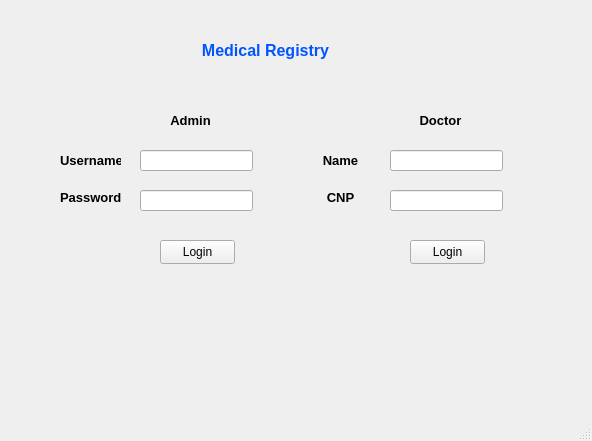
<?xml version="1.0" encoding="UTF-8"?>
<ui version="4.0">
 <class>MainWindow</class>
 <widget class="QMainWindow" name="MainWindow">
  <property name="geometry">
   <rect>
    <x>0</x>
    <y>0</y>
    <width>592</width>
    <height>441</height>
   </rect>
  </property>
  <property name="windowTitle">
   <string>MainWindow</string>
  </property>
  <widget class="QWidget" name="centralwidget">
   <widget class="QLabel" name="username_label">
    <property name="geometry">
     <rect>
      <x>60</x>
      <y>150</y>
      <width>61</width>
      <height>21</height>
     </rect>
    </property>
    <property name="text">
     <string>&lt;html&gt;&lt;head/&gt;&lt;body&gt;&lt;p align=&quot;center&quot;&gt;&lt;span style=&quot; font-size:10pt; font-weight:700;&quot;&gt;Username&lt;/span&gt;&lt;/p&gt;&lt;/body&gt;&lt;/html&gt;</string>
    </property>
   </widget>
   <widget class="QLabel" name="password_label">
    <property name="geometry">
     <rect>
      <x>60</x>
      <y>190</y>
      <width>61</width>
      <height>16</height>
     </rect>
    </property>
    <property name="text">
     <string>&lt;html&gt;&lt;head/&gt;&lt;body&gt;&lt;p align=&quot;center&quot;&gt;&lt;span style=&quot; font-size:10pt; font-weight:700;&quot;&gt;Password&lt;/span&gt;&lt;/p&gt;&lt;/body&gt;&lt;/html&gt;</string>
    </property>
   </widget>
   <widget class="QPushButton" name="admin_pushButton">
    <property name="geometry">
     <rect>
      <x>160</x>
      <y>240</y>
      <width>75</width>
      <height>24</height>
     </rect>
    </property>
    <property name="text">
     <string>Login</string>
    </property>
   </widget>
   <widget class="QLineEdit" name="username_lineEdit">
    <property name="geometry">
     <rect>
      <x>140</x>
      <y>150</y>
      <width>113</width>
      <height>21</height>
     </rect>
    </property>
   </widget>
   <widget class="QLineEdit" name="password_lineEdit_2">
    <property name="geometry">
     <rect>
      <x>140</x>
      <y>190</y>
      <width>113</width>
      <height>21</height>
     </rect>
    </property>
   </widget>
   <widget class="QLabel" name="logo_label">
    <property name="geometry">
     <rect>
      <x>380</x>
      <y>10</y>
      <width>151</width>
      <height>101</height>
     </rect>
    </property>
    <property name="text">
     <string/>
    </property>
    <property name="pixmap">
     <pixmap>logo.png</pixmap>
    </property>
    <property name="scaledContents">
     <bool>true</bool>
    </property>
   </widget>
   <widget class="QLabel" name="app_title_label">
    <property name="geometry">
     <rect>
      <x>200</x>
      <y>30</y>
      <width>131</width>
      <height>41</height>
     </rect>
    </property>
    <property name="text">
     <string>&lt;html&gt;&lt;head/&gt;&lt;body&gt;&lt;p align=&quot;center&quot;&gt;&lt;span style=&quot; font-size:12pt; font-weight:700; color:#0055ff;&quot;&gt;Medical Registry&lt;/span&gt;&lt;/p&gt;&lt;/body&gt;&lt;/html&gt;</string>
    </property>
   </widget>
   <widget class="QLabel" name="admin_label_2">
    <property name="geometry">
     <rect>
      <x>160</x>
      <y>110</y>
      <width>61</width>
      <height>21</height>
     </rect>
    </property>
    <property name="text">
     <string>&lt;html&gt;&lt;head/&gt;&lt;body&gt;&lt;p align=&quot;center&quot;&gt;&lt;span style=&quot; font-size:10pt; font-weight:700;&quot;&gt;Admin&lt;/span&gt;&lt;/p&gt;&lt;/body&gt;&lt;/html&gt;</string>
    </property>
   </widget>
   <widget class="QLabel" name="doctor_cnp_label">
    <property name="geometry">
     <rect>
      <x>310</x>
      <y>190</y>
      <width>61</width>
      <height>16</height>
     </rect>
    </property>
    <property name="text">
     <string>&lt;html&gt;&lt;head/&gt;&lt;body&gt;&lt;p align=&quot;center&quot;&gt;&lt;span style=&quot; font-size:10pt; font-weight:700;&quot;&gt;CNP&lt;/span&gt;&lt;/p&gt;&lt;/body&gt;&lt;/html&gt;</string>
    </property>
   </widget>
   <widget class="QLineEdit" name="CNP_lineEdit">
    <property name="geometry">
     <rect>
      <x>390</x>
      <y>190</y>
      <width>113</width>
      <height>21</height>
     </rect>
    </property>
   </widget>
   <widget class="QLineEdit" name="doctor_name_lineEdit">
    <property name="geometry">
     <rect>
      <x>390</x>
      <y>150</y>
      <width>113</width>
      <height>21</height>
     </rect>
    </property>
   </widget>
   <widget class="QLabel" name="doctor_name_label">
    <property name="geometry">
     <rect>
      <x>310</x>
      <y>150</y>
      <width>61</width>
      <height>21</height>
     </rect>
    </property>
    <property name="text">
     <string>&lt;html&gt;&lt;head/&gt;&lt;body&gt;&lt;p align=&quot;center&quot;&gt;&lt;span style=&quot; font-size:10pt; font-weight:700;&quot;&gt;Name&lt;/span&gt;&lt;/p&gt;&lt;/body&gt;&lt;/html&gt;</string>
    </property>
   </widget>
   <widget class="QLabel" name="doctor_label">
    <property name="geometry">
     <rect>
      <x>410</x>
      <y>110</y>
      <width>61</width>
      <height>21</height>
     </rect>
    </property>
    <property name="text">
     <string>&lt;html&gt;&lt;head/&gt;&lt;body&gt;&lt;p align=&quot;center&quot;&gt;&lt;span style=&quot; font-size:10pt; font-weight:700;&quot;&gt;Doctor&lt;/span&gt;&lt;/p&gt;&lt;/body&gt;&lt;/html&gt;</string>
    </property>
   </widget>
   <widget class="QPushButton" name="doctor_login_pushButton">
    <property name="geometry">
     <rect>
      <x>410</x>
      <y>240</y>
      <width>75</width>
      <height>24</height>
     </rect>
    </property>
    <property name="text">
     <string>Login</string>
    </property>
   </widget>
  </widget>
  <widget class="QMenuBar" name="menubar">
   <property name="geometry">
    <rect>
     <x>0</x>
     <y>0</y>
     <width>592</width>
     <height>22</height>
    </rect>
   </property>
  </widget>
  <widget class="QStatusBar" name="statusbar"/>
 </widget>
 <resources/>
 <connections/>
</ui>
